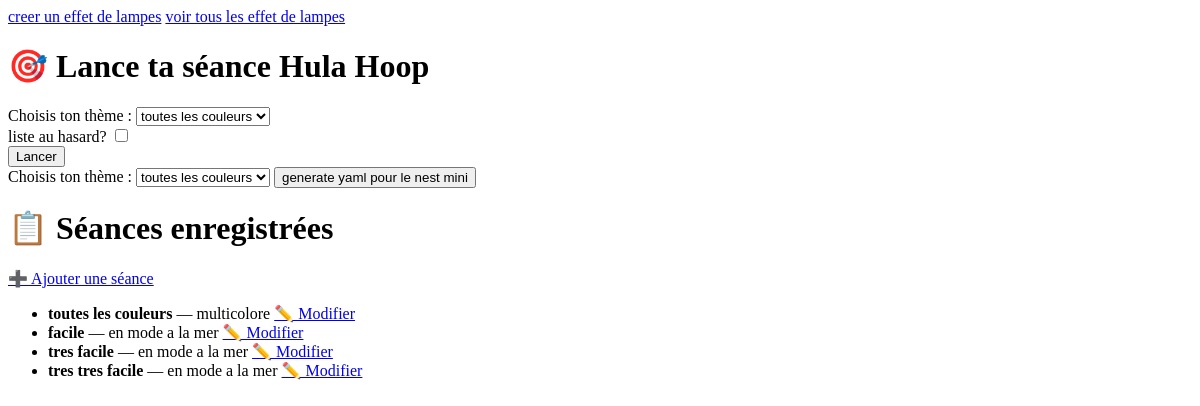
Before: / with the older database file.
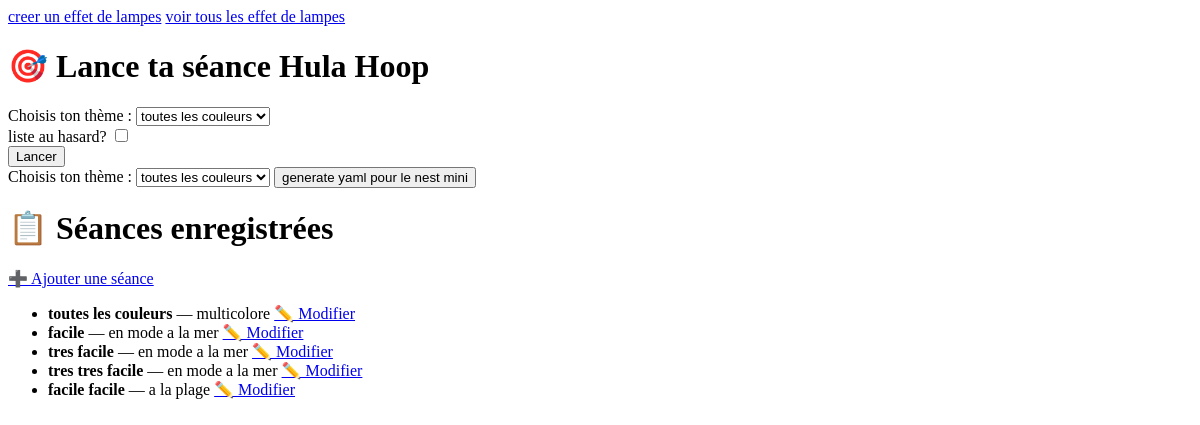
After: the same page with the newer database file.
### tables this page shows
CREATE TABLE seances (
        id INTEGER PRIMARY KEY AUTOINCREMENT,
        theme TEXT,
        nom TEXT,
        musique TEXT,
        lumiere TEXT,
        directions TEXT,
        motivations TEXT,
        nombre_max_tours INTEGER,
        duree_phase INTEGER,
        pas_tours INTEGER,
        repetitions INTEGER,
        nbmintours INTEGER
    );

### app.py (the view, shortened to what this page needs)
@app.route('/', methods=['GET', 'POST'])
def index():
    seances = charger_seances_depuis_db()
    return render_template('index.html', seances=seances, menu=seances)

### app.py (called while the page is built)
def nettoyer_json_embedded(data, max_depth=5):
    for _ in range(max_depth):
        if isinstance(data, list):
            return data
        try:
            data = json.loads(data)
        except (json.JSONDecodeError, TypeError):
            break
    return data if isinstance(data, list) else []

def charger_seances_depuis_db():
    rows = get_all_seances()
    seances = {}
    for row in rows:
        theme = row[1]
        seances[theme] = {
            "id": row[0],
            "theme": row[1],
            "nom": row[2],
            "musique": row[3],
            "lumiere": row[4],
            "directions": nettoyer_json_embedded(row[5]),
            "motivations": nettoyer_json_embedded(row[6]),
            "nombre_max_tours": row[7],
            "duree_phase": row[8],
            "pas_tours": row[9],
            "repetitions": row[10],
            "nbmintours": row[11]
        }
    return seances

### dbseances.py (called while the page is built)
def get_connection():
    return sqlite3.connect(DB_PATH)

def get_all_seances():
    conn = get_connection()
    cursor = conn.cursor()
    cursor.execute("SELECT * FROM seances ORDER BY id ASC")
    seances = cursor.fetchall()
    conn.close()
    return seances

### templates/index.html (shortened to what this page needs)
<!DOCTYPE html>
<html lang="fr">
<head>
</head>
<body>
<a href="/formlamp">creer un effet de lampes</a>
<a href="/effets">voir tous les effet de lampes</a>
    <h1>🎯 Lance ta séance Hula Hoop</h1>
    <form method="post">
<div class="field">
        <label for="theme">Choisis ton thème :</label>
        <select name="theme" id="theme">
            {% for key, val in menu.items() %}
                <option value="{{ key }}">{{ val.nom }}</option>
            {% endfor %}
        </select>
</div>
<div class="field">
        <label for="randomlist">liste au hasard?</label>
        <input type="checkbox" value="1" name="randomlist" id="randomlist"/>
</div>
<div class="actions">
        <button type="submit">Lancer</button>
</div>
    </form>
    <form method="post" action="/generer_yaml">
        <label for="theme">Choisis ton thème :</label>
        <select name="theme" id="mytheme">
            {% for key, val in menu.items() %}
                <option value="{{ val.id }}">{{ val.nom }}</option>
            {% endfor %}
        </select>
        <button type="submit">generate yaml pour le nest mini</button>
    </form>
<h1>📋 Séances enregistrées</h1>
<a href="{{ url_for('new') }}">➕ Ajouter une séance</a>
<ul>
  {% for s in seances %}
    <li>
      <strong>{{ seances[s]['nom'] }}</strong> — {{ seances[s]['lumiere'] }}
      <a href="{{ url_for('edit', seance_id=seances[s]['id']) }}">✏️ Modifier</a>
    </li>
  {% endfor %}
</ul>
</body>
</html>

Changed rows visible on the page:
added seances: theme+nom "facile facile", theme+lumiere "a la plage"
